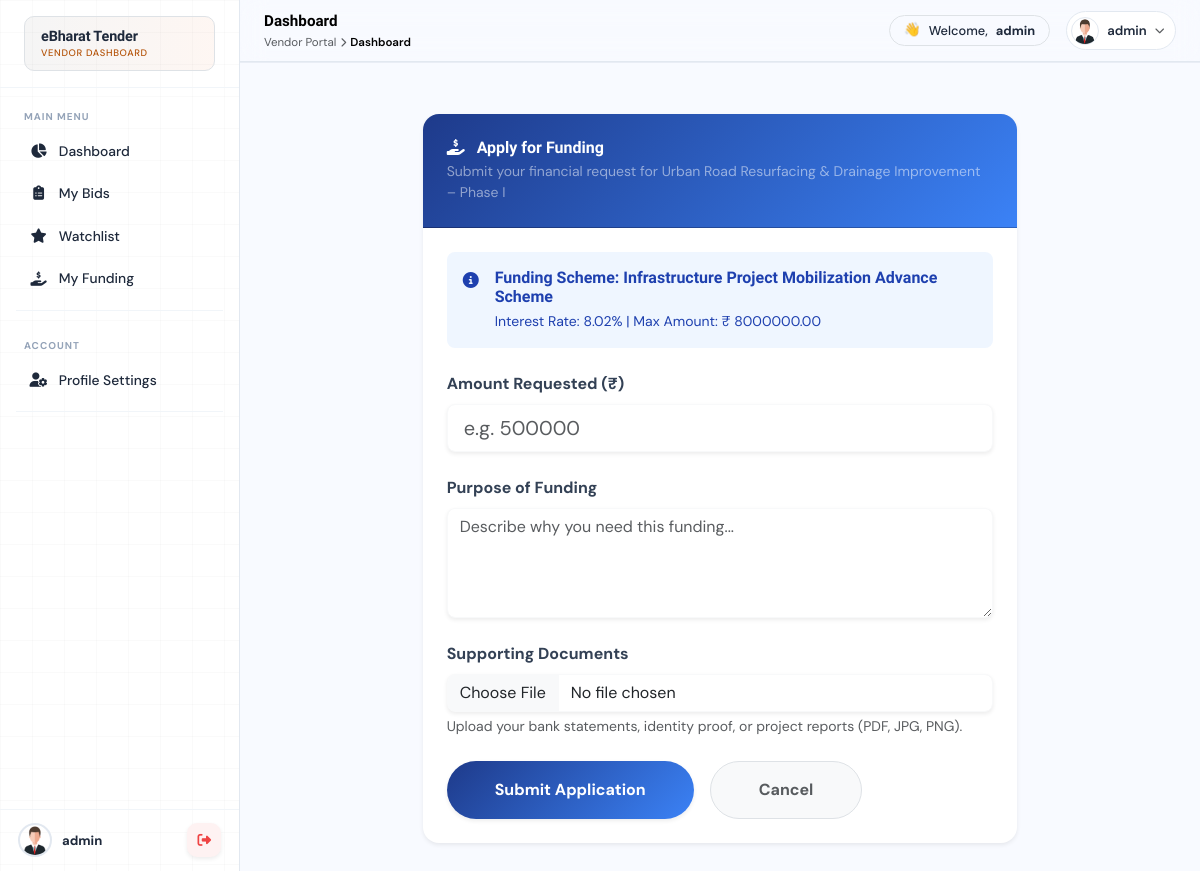
Page /funding/apply/2/4/ (signed in) on the committed database.
### tenders/models.py (models this page shows, shortened)
class Tenderss(models.Model):
    STATUS_CHOICES = (
        ('open', 'Open'),
        ('closed', 'Closed'),
        ('draft', 'Draft'),
        ('awarded', 'Awarded'),
    )
    title = models.CharField(max_length=255)
    department = models.CharField(max_length=255)
    category = models.CharField(max_length=100)
    description = models.TextField()
    estimated_value = models.DecimalField(max_digits=15, decimal_places=2)
    emd_amount = models.DecimalField(max_digits=15, decimal_places=2)
    publish_date = models.DateField()
    closing_date = models.DateField()
    pre_bid_meeting = models.DateTimeField(null=True, blank=True)
    location = models.CharField(max_length=255)
    status = models.CharField(max_length=20, choices=STATUS_CHOICES, default='open')
    document = models.FileField(upload_to='tender_documents/')
    tender_id = models.CharField(max_length=50, unique=True, blank=True, null=True)
    created_by = models.ForeignKey(User, on_delete=models.CASCADE)
    created_at = models.DateTimeField(auto_now_add=True)

### funding/models.py (models this page shows, shortened)
class Funding(models.Model):
    tender = models.ForeignKey(Tenderss, on_delete=models.SET_NULL, null=True, blank=True, related_name='fundings')
    title = models.CharField(max_length=255)
    description = models.TextField()
    interest_rate = models.DecimalField(max_digits=5, decimal_places=2, help_text="Annual interest rate in %")
    max_amount = models.DecimalField(max_digits=15, decimal_places=2)
    created_at = models.DateTimeField(auto_now_add=True)

### funding/views.py (the view, shortened to what this page needs)
# urls.py: path('apply/<int:funding_id>/<int:tender_id>/', views.apply_funding, name='apply_funding'),
@login_required
def apply_funding(request, funding_id, tender_id):
    funding = get_object_or_404(Funding, id=funding_id)
    tender = get_object_or_404(Tenderss, id=tender_id)
    if FundingApplication.objects.filter(bidder=request.user, funding=funding, tender=tender).exists():
        messages.info(request, "You have already applied for this funding.")
        return redirect('tenders:tenderDetails', tender_id=tender.id)
    return render(request, 'funding/apply_funding.html', {'funding': funding, 'tender': tender})

### funding/templates/funding/apply_funding.html (shortened to what this page needs)
{% extends "base2.html" %}
{% block content %}
<div class="row justify-content-center">
    <div class="col-lg-8">
        <div class="card shadow-sm border-0 rounded-4">
            <div class="card-header p-4 rounded-top-4" style="background: linear-gradient(135deg, #1e3a8a, #3b82f6); color: white;">
                <h3 class="mb-0 font-sora fw-bold text-white"><i class="fas fa-hand-holding-usd me-2"></i> Apply for Funding</h3>
                <p class="mb-0 text-white-50 small mt-1">Submit your financial request for {{ tender.title }}</p>
            </div>
            <div class="card-body p-4">
                <div class="alert alert-info border-0 rounded-3 mb-4" style="background: #eff6ff; color: #1e40af;">
                    <div class="d-flex gap-3">
                        <i class="fas fa-info-circle mt-1"></i>
                        <div>
                            <h6 class="fw-bold mb-1">Funding Scheme: {{ funding.title }}</h6>
                            <p class="mb-0 small">Interest Rate: {{ funding.interest_rate }}% | Max Amount: ₹ {{ funding.max_amount }}</p>
                        </div>
                    </div>
                </div>
                <form method="POST" enctype="multipart/form-data" class="mail-loader-form">
                    <div class="mb-4">
                        <label class="form-label fw-bold text-slate-700">Amount Requested (₹)</label>
                        <input type="number" step="0.01" name="amount_requested" class="form-control form-control-lg rounded-3 border-light shadow-sm" placeholder="e.g. 500000" required max="{{ funding.max_amount }}">
                    </div>
                    <div class="mb-4">
                        <label class="form-label fw-bold text-slate-700">Purpose of Funding</label>
                        <textarea name="purpose" class="form-control rounded-3 border-light shadow-sm" rows="4" placeholder="Describe why you need this funding..." required></textarea>
                    </div>
                    <div class="mb-4">
                        <label class="form-label fw-bold text-slate-700">Supporting Documents</label>
                        <input type="file" name="supporting_document" class="form-control rounded-3 border-light shadow-sm" required>
                        <div class="form-text small">Upload your bank statements, identity proof, or project reports (PDF, JPG, PNG).</div>
                    </div>
                    <div class="d-flex gap-3 mt-4">
                        <button type="submit" class="btn btn-primary px-5 py-3 rounded-pill fw-bold shadow-sm" style="background: linear-gradient(135deg, #1e3a8a, #3b82f6); border: none; color: white;">Submit Application</button>
                        <a href="{% url 'tenders:tenderDetails' tender.id %}" class="btn btn-light px-5 py-3 rounded-pill fw-bold text-muted border">Cancel</a>
                    </div>
                </form>
            </div>
        </div>
    </div>
</div>
{% endblock %}

### bids/templates/base2.html (shortened to what this page needs)
{% load static %}
<!DOCTYPE html>
<html lang="en">
<head>
  <link href="https://cdnjs.cloudflare.com/ajax/libs/font-awesome/6.5.1/css/all.min.css" rel="stylesheet">
  <script src="https://cdn.tailwindcss.com"></script>
  <link href="https://cdn.jsdelivr.net/npm/bootstrap@5.3.2/dist/css/bootstrap.min.css" rel="stylesheet">
</head>
<body class="bg-surface text-text antialiased overflow-x-hidden">
<aside id="sidebar"
       class="sidebar fixed top-0 left-0 h-screen bg-white border-r border-slate-200 flex flex-col z-[2000] overflow-hidden transition-transform duration-300 ease-[cubic-bezier(0.4,0,0.2,1)]">
  <div class="px-4 py-3 border-b border-slate-100 flex-shrink-0 relative z-[1]">
    <a href="{% url 'public:home' %}"
       class="flex items-center gap-[10px] no-underline rounded-[10px] px-3 py-[0.6rem] border border-[#f1e8eb]"
       style="background: linear-gradient(90deg, rgba(0,0,0,0.04), rgba(234,88,12,0.05));">
      <div class="leading-snug">
        <div class="font-sora font-bold text-[0.9rem] text-slate-800 tracking-[-0.01em]">eBharat Tender</div>
        <div class="text-[0.59rem] font-medium uppercase tracking-[0.07em] mt-px" style="color:#b45309;">Vendor Dashboard</div>
      </div>
    </a>
  </div>
  <div class="sidebar-nav flex-1 overflow-y-auto px-3 pb-4 pt-1 relative z-[1]">
    <p class="px-2 pt-[1.1rem] pb-[0.4rem] text-[0.62rem] font-bold text-slate-400 tracking-[0.1em] uppercase">
      Main Menu
    </p>
    <a href="{% url 'bids:bids_dashboard' %}"
       class="nav-item relative flex items-center gap-[0.7rem] px-[0.85rem] py-[0.62rem] rounded-[10px] text-slate-800 no-underline text-[0.865rem] font-medium transition-all duration-[180ms] mb-[2px]
              {% if request.resolver_match.url_name == 'bids_dashboard' %}nav-item-active bg-indigo-100 font-semibold border border-blue-200/50{% else %}hover:bg-slate-50{% endif %}">
      <i class="fas fa-chart-pie w-[18px] text-center text-[0.9rem] flex-shrink-0
                {% if request.resolver_match.url_name == 'bids_dashboard' %}text-indigo-500{% endif %}"></i>
      Dashboard
    </a>
    <a href="{% url 'bids:mybids' %}"
       class="nav-item relative flex items-center gap-[0.7rem] px-[0.85rem] py-[0.62rem] rounded-[10px] text-slate-800 no-underline text-[0.865rem] font-medium transition-all duration-[180ms] mb-[2px]
              {% if request.resolver_match.url_name == 'mybids' %}nav-item-active bg-indigo-100 font-semibold border border-blue-200/50{% else %}hover:bg-slate-50{% endif %}">
      <i class="fas fa-clipboard-list w-[18px] text-center text-[0.9rem] flex-shrink-0
                {% if request.resolver_match.url_name == 'mybids' %}text-indigo-500{% endif %}"></i>
      My Bids
    </a>
    <a href="{% url 'bids:my_watchlist' %}"
       class="nav-item relative flex items-center gap-[0.7rem] px-[0.85rem] py-[0.62rem] rounded-[10px] text-slate-800 no-underline text-[0.865rem] font-medium transition-all duration-[180ms] mb-[2px]
              {% if request.resolver_match.url_name == 'my_watchlist' %}nav-item-active bg-indigo-100 font-semibold border border-blue-200/50{% else %}hover:bg-slate-50{% endif %}">
      <i class="fas fa-star w-[18px] text-center text-[0.9rem] flex-shrink-0
                {% if request.resolver_match.url_name == 'my_watchlist' %}text-indigo-500{% endif %}"></i>
      Watchlist
    </a>
    <a href="{% url 'funding:my_funding_requests' %}"
       class="nav-item relative flex items-center gap-[0.7rem] px-[0.85rem] py-[0.62rem] rounded-[10px] text-slate-800 no-underline text-[0.865rem] font-medium transition-all duration-[180ms] mb-[2px]
              {% if request.resolver_match.url_name == 'my_funding_requests' %}nav-item-active bg-indigo-100 font-semibold border border-blue-200/50{% else %}hover:bg-slate-50{% endif %}">
      <i class="fas fa-hand-holding-usd w-[18px] text-center text-[0.9rem] flex-shrink-0
                {% if request.resolver_match.url_name == 'my_funding_requests' %}text-indigo-500{% endif %}"></i>
      My Funding
    </a>
    <div class="h-px bg-slate-100 my-[0.65rem]"></div>
    <p class="px-2 pt-[1.1rem] pb-[0.4rem] text-[0.62rem] font-bold text-slate-400 tracking-[0.1em] uppercase">
      Account
    </p>
    <a href="{% url 'bids:vendor_profile_update' %}"
       class="nav-item relative flex items-center gap-[0.7rem] px-[0.85rem] py-[0.62rem] rounded-[10px] text-slate-800 no-underline text-[0.865rem] font-medium transition-all duration-[180ms] mb-[2px]
              {% if request.resolver_match.url_name == 'vendor_profile_update' %}nav-item-active bg-indigo-100 font-semibold border border-blue-200/50{% else %}hover:bg-slate-50{% endif %}">
      <i class="fas fa-user-cog w-[18px] text-center text-[0.9rem] flex-shrink-0
                {% if request.resolver_match.url_name == 'vendor_profile_update' %}text-indigo-500{% endif %}"></i>
      Profile Settings
    </a>
    <div class="h-px bg-slate-100 my-[0.65rem]"></div>
  </div>
  <div class="flex items-center gap-[0.65rem] px-[1.1rem] py-[0.85rem] border-t border-slate-100 flex-shrink-0 relative z-[1]">
    {% if user.userprofile.profile_pic %}
      <img src="{{ user.userprofile.profile_pic.url }}"
           class="w-[34px] h-[34px] rounded-full object-cover border-2 border-slate-200 flex-shrink-0"
           alt="Profile">
    {% else %}
      <img src="{% static 'images/Logo/default-profile.png' %}"
           class="w-[34px] h-[34px] rounded-full object-cover border-2 border-slate-200 flex-shrink-0"
           alt="Profile">
    {% endif %}
    <div class="min-w-0 flex-1">
      <p class="text-[0.82rem] font-bold text-slate-800 whitespace-nowrap overflow-hidden text-ellipsis m-0">
        {{ user.username }}
      </p>
    </div>
    <a href="{% url 'accounts:logout' %}"
       class="flex items-center justify-center w-[34px] h-[34px] rounded-[10px] bg-red-50 text-red-500 hover:bg-red-500 hover:text-white transition-colors duration-200 flex-shrink-0 shadow-sm" title="Sign Out">
      <i class="fas fa-sign-out-alt text-[0.85rem]"></i>
    </a>
  </div>
</aside>
<header class="topbar fixed top-0 right-0 bg-white/98 backdrop-blur-[12px] border-b border-slate-200 flex items-center px-6 gap-3 z-[1000] shadow-[0_1px_0_rgba(15,42,94,0.06)] transition-[left] duration-300">
  <div class="flex-1 min-w-0">
    <p class="font-sora text-[0.95rem] font-bold text-navy whitespace-nowrap overflow-hidden text-ellipsis m-0">
      Dashboard
    </p>
    <div class="flex items-center gap-1 text-[0.72rem] text-muted mt-px">
      <span>Vendor Portal</span>
      <i class="fas fa-chevron-right text-[0.6rem]"></i>
      <span class="text-navy font-semibold">Dashboard</span>
    </div>
  </div>
  <div class="hidden sm:flex items-center gap-2 px-[0.85rem] py-[0.3rem] bg-surface border border-slate-200 rounded-[20px] text-[0.8rem] text-text font-medium whitespace-nowrap">
    <span class="text-[0.85rem]">👋</span>
    Welcome, <strong>{{ user.username }}</strong>
  </div>
  <div id="profileWrap" class="profile-wrap relative">
    <div onclick="toggleProfileDropdown()"
         class="flex items-center gap-2 pl-[0.28rem] pr-[0.65rem] py-[0.28rem] rounded-[50px] border-[1.5px] border-slate-200 bg-white cursor-pointer flex-shrink-0 transition-all duration-[180ms] hover:border-blue-200 hover:bg-surface">
      {% if user.userprofile.profile_pic %}
        <img src="{{ user.userprofile.profile_pic.url }}"
             class="w-7 h-7 rounded-full object-cover border-[1.5px] border-slate-200"
             alt="Profile">
      {% else %}
        <img src="{% static 'images/Logo/default-profile.png' %}"
             class="w-7 h-7 rounded-full object-cover border-[1.5px] border-slate-200"
             alt="Profile">
      {% endif %}
      <span class="hidden sm:block text-[0.82rem] font-semibold text-text max-w-[100px] whitespace-nowrap overflow-hidden text-ellipsis">
        {{ user.username }}
      </span>
      <i class="profile-chevron fas fa-chevron-down text-[0.62rem] text-muted transition-transform duration-200"></i>
    </div>
  </div>
</header>
<div class="main-wrap min-h-screen transition-[margin-left] duration-300">
  <div class="p-7 max-sm:p-4">
    <div class="mt-4">
      {% block content %}{% endblock %}
    </div>
  </div>
</div>
</body>
</html>

### bids/templates/base2.html (style rules this page uses)
:root { --sidebar-w: 240px; --topbar-h: 62px; }
body { font-family: 'DM Sans', sans-serif; -webkit-font-smoothing: antialiased; overflow-x: hidden; }
h1,h2,h3,h4,h5,h6 { font-family: 'Sora', sans-serif; }
a { text-decoration: none; }
.sidebar::before { content: ''; position: absolute; inset: 0; background-image: linear-gradient(rgba(0,0,0,0.02) 1px, transparent 1px), linear-gradient(90deg, rgba(0,0,0,0.02) 1px, transparent 1px); background-size: 32px 32px; pointer-events: none; }
.sidebar { width: var(--sidebar-w); }
.topbar { left: var(--sidebar-w); height: var(--topbar-h); }
.main-wrap { margin-left: var(--sidebar-w); padding-top: var(--topbar-h); }

### rows in the picture
Tenderss: title "Urban Road Resurfacing & Drainage Improvement – Phase I"
Funding: title "Infrastructure Project Mobilization Advance Scheme", interest_rate "8.02", max_amount "8000000.00"

### other values in the picture
{{ user.username }} "admin"
